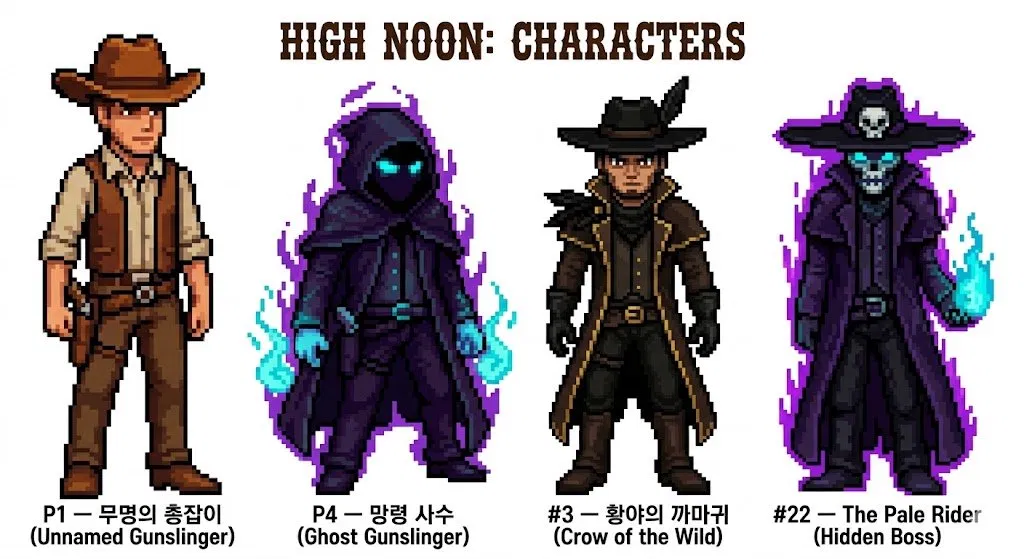
#> input picture assets/reference/high_noon_characters_sheet.png, 1024 x 559 px
$ python -i highnoon_sprite_generator.py   (imports and definitions only)
#> lines starting #> are read from the running program, lines starting #| are printed output that depends on the picture; after the words box and inside, x2 and y2 are one past the last pixel; in counts of white or black regions, pixels touching at a corner belong together
"""
High Noon — 스프라이트 생성 파이프라인
======================================
1. --concept      컨셉 시트에서 HQ 4명 추출 (무료, 즉시)
2. --pollinations  Pollinations AI로 나머지 생성 (무료, API 키 불필요)

sprite-gen (tools/sprite-gen): 추출된 idle PNG → idle/attack atlas 후처리
  ./scripts/run_sprite_gen_atlas.sh player_01

결투 aim/shoot 포즈: scripts/duel_sprite_library.py (idle 기반 procedural)

사용법:
  python highnoon_sprite_generator.py --concept
  python highnoon_sprite_generator.py --pollinations
  python highnoon_sprite_generator.py --pollinations "황야의까마귀"
"""

import os
import re
import sys
import time
import requests
from pathlib import Path
from PIL import Image
from io import BytesIO

REFERENCE_IMAGE_PATH = "reference_sprite.png"
CONCEPT_SHEET_PATH = Path("assets/reference/high_noon_characters_sheet.png")
OUTPUT_DIR = Path("output/sprites")
ASSETS_NPC_DIR = Path("assets/sprites/npc")
ASSETS_PLAYER_DIR = Path("assets/sprites/player")
SPRITE_SIZE = 256
# [1 line not run here, left out]

# 컨셉 시트에 이미 있는 캐릭터 (Pollinations 스킵)
CONCEPT_PLAYER_IDS = {1, 4}
CONCEPT_NPC_IDS = {3, 22}

CONCEPT_SHEET_SLOTS = [
    {"col": 0, "player_id": 1},
    {"col": 1, "player_id": 4},
    {"col": 2, "npc_id": 3},
    {"col": 3, "npc_id": 22},
]

POLLINATIONS_STYLE = (
    "detailed pixel art western gunslinger game character sprite, "
    "HIGH NOON dark western fantasy style, front-facing full body idle pose, "
    "rich pixel shading and color depth, crisp pixel edges, single character only, "
    "solid flat magenta background FF00FF, no text, no watermark, no scenery"
)


# [11 lines left out: function load_env_file, not called in this run]


# [1 line not run here, left out]


def safe_filename(name: str) -> str:
    return re.sub(r"[^\w가-힣]+", "", name.replace(" ", ""))

BASE_PROMPT = (
    "pixel art western character sprite, front-facing, full body, "
    "idle pose, high quality pixel art, detailed shading, "
    "western cowboy style, game sprite, transparent background, "
    "64x64 pixel art style, {character_desc}"
)

NEGATIVE_PROMPT = (
    "blurry, low quality, realistic, 3d, photograph, "
    "text, watermark, signature, multiple characters, "
    "background scene, cropped, partial body"
)

NPC_DATA = [
    {
        "id": 1, "name": "먼지바람", "tier": "BRONZE",
        "desc": "worn brown cowboy hat, dusty brown vest, beige shirt, "
                "old leather holster, weathered look, warm brown tones"
    },
    {
        "id": 2, "name": "녹슨총구", "tier": "BRONZE",
        "desc": "dark brown cowboy hat, rusted dark outfit, greenish-tinted gun, "
                "worn leather, dark brown and rust color palette"
    },
    {
        "id": 3, "name": "황야의까마귀", "tier": "BRONZE", "boss": True,
        "desc": "black cowboy hat, dark brown and black outfit, sharp eyes, "
                "gold accent trim, menacing look, boss character, "
                "black feather decoration"
    },
    {
        "id": 4, "name": "사막의여우", "tier": "SILVER",
        "desc": "orange-brown hat, agile pose, orange and tan outfit, "
                "quick draw stance, fox-like sharp expression"
    },
    {
        "id": 5, "name": "철가면", "tier": "SILVER",
        "desc": "dark gray hat, silver metal mask covering lower face, "
                "gray armored outfit, silver and charcoal color palette"
    },
    {
        "id": 6, "name": "냉혈한레이첼", "tier": "SILVER", "boss": True,
        "desc": "female character, dark navy hat, cold expression, "
                "dark navy and charcoal outfit, silver badge, "
                "boss female gunslinger"
    },
    {
        "id": 7, "name": "독침선인장", "tier": "GOLD",
        "desc": "brown hat with cactus decoration, green accent clothing, "
                "brown and green outfit, cactus spike pattern on vest"
    },
    {
        "id": 8, "name": "쌍권총로렌조", "tier": "GOLD",
        "desc": "golden brown hat, holding two pistols, gold trim outfit, "
                "dual holsters, elaborate gold decorations, confident stance"
    },
    {
        "id": 9, "name": "황금해골", "tier": "GOLD", "boss": True,
        "desc": "dark hat with skull decoration, gold and dark brown outfit, "
                "gold skull emblem on chest, golden gun, boss character"
    },
    {
        "id": 10, "name": "강철독수리", "tier": "PLATINUM",
        "desc": "dark gray hat with eagle emblem, heavy armor plating on shoulders, "
                "dark charcoal armored outfit, sheriff star badge, "
                "eagle wing decoration, platinum and dark gray tones"
    },
    {
        "id": 11, "name": "침묵의기관차", "tier": "PLATINUM",
        "desc": "black wide-brim hat, massive bulky armored body, "
                "all-black heavy iron armor, intimidating large silhouette, "
                "no visible face, steam-punk iron plating"
    },
    {
        "id": 12, "name": "블랙아이언", "tier": "PLATINUM", "boss": True,
        "desc": "pitch black hat, full black iron armor, "
                "completely dark silhouette, silver trim on armor edges, "
                "boss heavy armor character, most imposing platinum"
    },
    {
        "id": 13, "name": "미러잭", "tier": "DIAMOND",
        "desc": "female character, red bandana headband, crimson red outfit, "
                "mirrored glass decoration, red and black color scheme, "
                "reflective accessories, agile female gunslinger"
    },
    {
        "id": 14, "name": "썬더볼트", "tier": "DIAMOND",
        "desc": "female character, red hat, crimson outfit with lightning bolt pattern, "
                "yellow lightning decorations, electric blue accent, "
                "dynamic energy pose"
    },
    {
        "id": 15, "name": "그림자사냥꾼", "tier": "DIAMOND", "boss": True,
        "desc": "female character, dark red wide hat, long dark red coat, "
                "shadow pattern outfit, dark crimson and black, "
                "boss female in long duster coat"
    },
    {
        "id": 16, "name": "베놈", "tier": "MASTER",
        "desc": "female character, dark red hat, crimson coat with poison green accents, "
                "green vial decoration, dark red and toxic green color scheme, "
                "sinister expression"
    },
    {
        "id": 17, "name": "Dryden", "tier": "MASTER", "boss": True,
        "desc": "female character, very dark crimson coat, black hat, "
                "night-themed outfit, dark red and charcoal black, "
                "multiple decorative fake-out charms, boss female gunslinger"
    },
    {
        "id": 18, "name": "레드아이", "tier": "MASTER", "boss": True,
        "desc": "female character, dark crimson long coat, glowing red eyes, "
                "red eye glow effect, darkest red outfit, "
                "boss character with supernatural red glowing eyes"
    },
    {
        "id": 19, "name": "보이드", "tier": "LEGEND",
        "desc": "dark purple hooded outfit, void purple aura, "
                "purple and black color scheme, otherworldly appearance, "
                "purple mystical energy around body"
    },
    {
        "id": 20, "name": "에코", "tier": "LEGEND",
        "desc": "black outfit with cyan echo effect, dark figure with "
                "ghostly cyan afterimage aura, black and cyan color scheme, "
                "echo/ghost visual effect"
    },
    {
        "id": 21, "name": "Undertaker", "tier": "LEGEND", "boss": True,
        "desc": "all black outfit, skull emblem on hat, dark undertaker aesthetic, "
                "deep black with orange-red accent trim, boss skull character, "
                "most ominous legend"
    },
    {
        "id": 22, "name": "The Pale Rider", "tier": "HIDDEN", "boss": True,
        "desc": "large black wide-brim hat with skull, purple-black long coat, "
                "glowing cyan eyes, supernatural aura, "
                "cyan mystical flames around hands, hidden boss character, "
                "most powerful and mysterious, skull face"
    },
]

PLAYER_DATA = [
    {
        "id": "p1", "name": "무명의총잡이",
        "desc": "classic brown cowboy, simple brown hat and vest, "
                "beginner cowboy look, warm brown tones, straightforward stance"
    },
    {
        "id": "p2", "name": "철의보안관",
        "desc": "dark gray sheriff, heavy iron armor on shoulders, "
                "sheriff star badge, dark armored lawman, "
                "gray and black tones with gold badge"
    },
    {
        "id": "p3", "name": "붉은로사",
        "desc": "female character, red bandana, crimson red outfit, "
                "midriff-showing vest, red pants, female gunslinger, "
                "vibrant red color scheme"
    },
    {
        "id": "p4", "name": "망령사수",
        "desc": "dark purple hooded figure, glowing cyan eyes, "
                "supernatural ghost gunslinger, purple-black outfit, "
                "cyan mystical energy, hidden character aesthetic"
    },
]


# [82 lines left out: functions trim_alpha, chroma_to_alpha, multi_chroma_to_alpha, flood_remove_magenta, not called in this run]


def flood_remove_edge_background(img: Image.Image, *, tol: int = 48) -> Image.Image:
    """가장자리 대표색(마젠타·단색 배경)을 연결 제거."""
    from collections import deque

    import numpy as np

    a = np.array(img.convert("RGBA"))
    h, w = a.shape[:2]
    samples = [
        a[0, 0, :3],
        a[0, w - 1, :3],
        a[h - 1, 0, :3],
        a[h - 1, w - 1, :3],
        a[0, w // 2, :3],
        a[h - 1, w // 2, :3],
    ]
    bg = np.median(np.stack(samples), axis=0).astype(np.int16)

    def matches(rgb: tuple[int, ...]) -> bool:
        r, g, b = (int(rgb[0]), int(rgb[1]), int(rgb[2]))
        return (
            abs(r - bg[0]) <= tol
            and abs(g - bg[1]) <= tol
            and abs(b - bg[2]) <= tol
        )

    mask = np.zeros((h, w), dtype=bool)
    q: deque[tuple[int, int]] = deque()
    for x in range(w):
        for y in (0, h - 1):
            if matches(tuple(a[y, x, :3])) and not mask[y, x]:
                mask[y, x] = True
                q.append((x, y))
    for y in range(h):
        for x in (0, w - 1):
            if matches(tuple(a[y, x, :3])) and not mask[y, x]:
                mask[y, x] = True
                q.append((x, y))
    while q:
        x, y = q.popleft()
        for dx, dy in ((1, 0), (-1, 0), (0, 1), (0, -1)):
            nx, ny = x + dx, y + dy
            if 0 <= nx < w and 0 <= ny < h and not mask[ny, nx] and matches(tuple(a[ny, nx, :3])):
                mask[ny, nx] = True
                q.append((nx, ny))

    out = a.copy()
    out[mask, 3] = 0
    return Image.fromarray(out.astype(np.uint8))


def _opaque_ratio(img: Image.Image) -> float:
    w, h = img.size
    px = img.load()
    return sum(1 for y in range(h) for x in range(w) if px[x, y][3] > 48) / (w * h)


def _magenta_fraction_at_edges(img: Image.Image, *, tol: int = 60) -> float:
    import numpy as np

    a = np.array(img.convert("RGBA"))
    h, w = a.shape[:2]

    def is_magenta(rgb: tuple[int, ...]) -> bool:
        r, g, b = rgb[:3]
        return r > 200 and b > 200 and g < tol

    edge_idx = []
    for x in range(w):
        edge_idx.append((0, x))
        edge_idx.append((h - 1, x))
    for y in range(h):
        edge_idx.append((y, 0))
        edge_idx.append((y, w - 1))
    hits = sum(1 for y, x in edge_idx if is_magenta(tuple(a[y, x, :3])))
    return hits / max(1, len(edge_idx))


# [28 lines left out: functions _median_corner_rgb, strip_magenta_pixels, not called in this run]


def remove_sprite_background(img: Image.Image) -> Image.Image:
    """마젠타 가장자리 → flood 제거. 단색 배경은 좁은 edge flood만 (의상 색 먹음 방지)."""
    if _magenta_fraction_at_edges(img) >= 0.35:
        out = flood_remove_magenta(img)
        if _opaque_ratio(out) < 0.58:
            return out

    out = flood_remove_edge_background(img, tol=22)
    if _opaque_ratio(out) < 0.58:
        return out

    bg = _median_corner_rgb(img)
    keyed = chroma_to_alpha(img, bg, tolerance=24)
    if _opaque_ratio(keyed) < 0.62:
        return strip_magenta_pixels(keyed)
    return strip_magenta_pixels(out)


# [153 lines left out: functions remove_background, fit_center_sprite, extract_concept_characters, generate_sprite_pollinations, generate_all_sprites_pollinations, save_sprite, not called in this run]


def normalize_name(name: str) -> str:
    return re.sub(r"[\s_\-]+", "", name.lower())


NAME_ALIASES: dict[str, str] = {
    "palerider": "The Pale Rider",
    "thepalerider": "The Pale Rider",
    "황야의까마귀": "까마귀",
    "녹슨총구": "녹슨총구",
    "undertaker": "Undertaker",
    "레이첼": "냉혈한레이첼",
    "냉혈한": "냉혈한레이첼",
}


# [40 lines left out: functions find_character, generate_single, not called in this run]


# [21 lines not run here, left out]

>>> from PIL import Image
>>> picture = Image.open('assets/reference/high_noon_characters_sheet.png')
#> picture is the input picture: PIL image 1024x559 RGB; mean R, G, B 165.6, 158.5, 165.1
>>> result = remove_sprite_background(picture)
#> in is_magenta, `r, g, b = rgb[:3]`: r = 254
#> in _magenta_fraction_at_edges, `hits = sum(1 for y, x in edge_idx if is_magenta(tuple(a[y, x, :3])))`: hits = 0
#> in flood_remove_edge_background, `samples = [ a[0, 0, :3], a[0, w - 1, :3], a[h - 1, 0, :3], a[h - 1, w ..`: samples = [[254, 254, 254], [255, 255, 255], [254, 254, 254], [255, 255, 255], [255, 255, 255], [255, 255, 255]]
#> in flood_remove_edge_background, `bg = np.median(np.stack(samples), axis=0).astype(np.int16)`: bg = [255, 255, 255]
#> the loop in flood_remove_edge_background, `for x in range(w):` made 1024 passes
#> after the loop in flood_remove_edge_background, `for x in range(w):`:
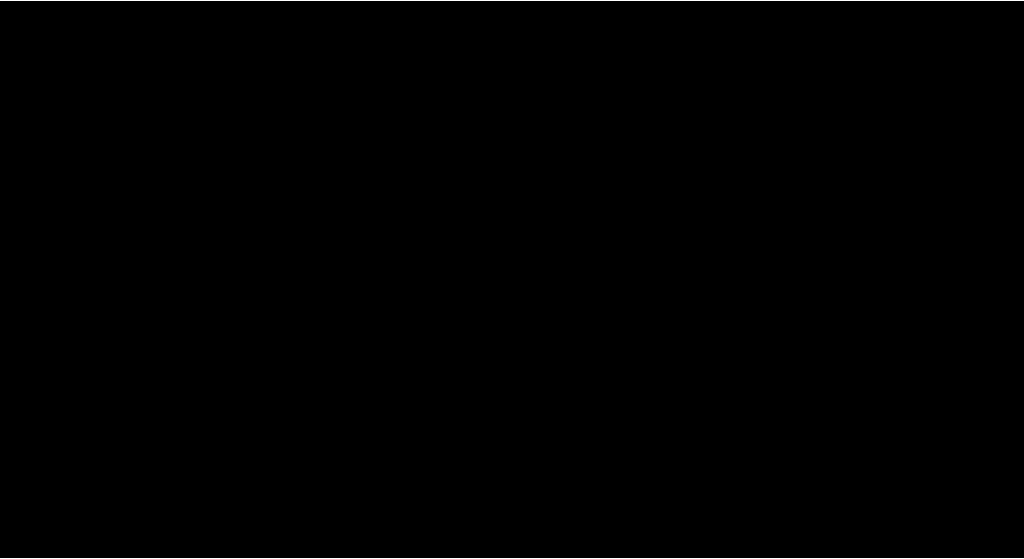
#> mask: shape (559, 1024) bool; 0.36% white in thin lines or dots
#> after the loop in flood_remove_edge_background, `for y in range(h):`:
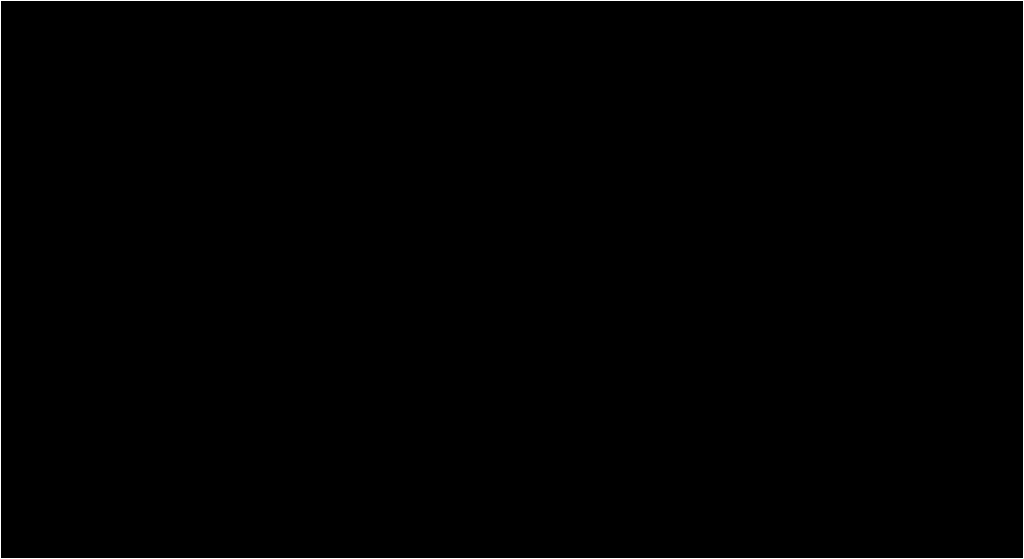
#> mask: shape (559, 1024) bool; 0.55% white in thin lines or dots
#> after the loop in flood_remove_edge_background, `while q:`:
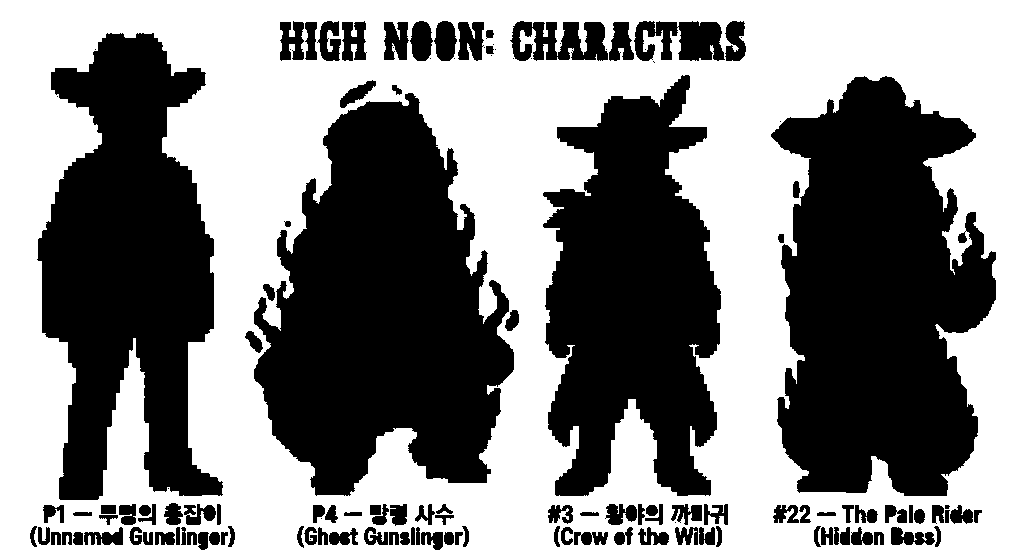
#> mask: shape (559, 1024) bool; 52.9% white; 133 black regions (23 under 20 px), largest, box (x1, y1, x2, y2) and area: (254, 93, 514, 496) 68044, (771, 76, 996, 496) 67574, (37, 33, 223, 500) 54873
